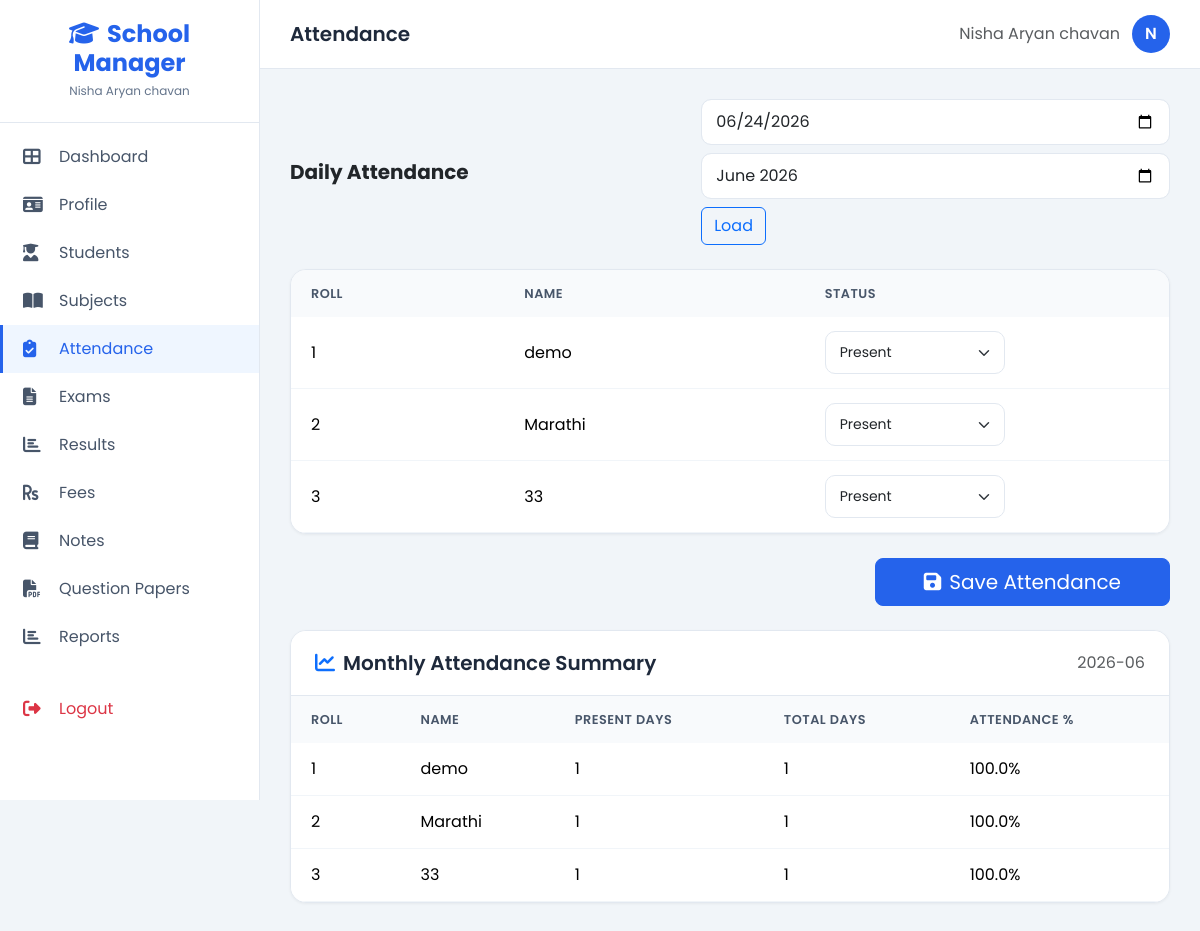
The app's page /attendance (signed in) with its own data.
### tables this page shows
CREATE TABLE students (
            id INTEGER PRIMARY KEY AUTOINCREMENT,
            teacher_id INTEGER NOT NULL,
            roll_no INTEGER NOT NULL,
            name TEXT NOT NULL,
            created_at TIMESTAMP DEFAULT CURRENT_TIMESTAMP, father_name TEXT, mother_name TEXT, phone TEXT,
            FOREIGN KEY (teacher_id) REFERENCES teachers(id)
        );

### routes/main.py (the view, shortened to what this page needs)
@main_bp.route('/attendance', methods=['GET', 'POST'])
@login_required(role='teacher')
def attendance():
    teacher_id = session['user_id']
    conn = get_db()
    cursor = conn.cursor()
    selected_date = request.args.get('date', date.today().isoformat())
    selected_month = request.args.get('month', selected_date[:7])
    cursor.execute("SELECT * FROM students WHERE teacher_id = ? ORDER BY roll_no", (teacher_id,))
    students_list = cursor.fetchall()
    cursor.execute(
        '''
        SELECT student_id, status
        FROM attendance
        WHERE teacher_id = ? AND date = ?
        ''',
        (teacher_id, selected_date),
    )
    attendance_records = {row['student_id']: row['status'] for row in cursor.fetchall()}
    cursor.execute(
        '''
        SELECT
            s.id,
            s.roll_no,
            s.name,
            COUNT(a.id) AS total_days,
            COALESCE(SUM(CASE WHEN a.status = 'present' THEN 1 ELSE 0 END), 0) AS present_days
        FROM students s
        LEFT JOIN attendance a
            ON a.student_id = s.id
            AND a.teacher_id = s.teacher_id
            AND strftime('%Y-%m', a.date) = ?
        WHERE s.teacher_id = ?
        GROUP BY s.id
        ORDER BY s.roll_no
        ''',
        (selected_month, teacher_id),
    )
    monthly_summary = []
    for row in cursor.fetchall():
        total_days = row['total_days']
        present_days = row['present_days']
        monthly_summary.append(
            {
                **dict(row),
                'attendance_pct': round((present_days / total_days) * 100, 2) if total_days else 0,
            }
        )
    conn.close()
    return render_template(
        'teacher/attendance.html',
        students=students_list,
        attendance=attendance_records,
        today=selected_date,
        selected_month=selected_month,
        monthly_summary=monthly_summary,
    )

### models/database.py (called while the page is built)
def get_db():
    os.makedirs(os.path.dirname(DB_PATH), exist_ok=True)
    conn = sqlite3.connect(DB_PATH)
    conn.row_factory = sqlite3.Row
    conn.execute("PRAGMA foreign_keys = ON")
    return conn

### utils/auth.py (called while the page is built, shortened)
def login_required(role=None):
    def decorator(f):
        @wraps(f)
        def decorated_function(*args, **kwargs):
            if 'user_id' not in session:
                flash('Please login first', 'warning')
                return redirect(url_for('auth.login'))
            return f(*args, **kwargs)
        return decorated_function
    return decorator

### templates/teacher/attendance.html (shortened to what this page needs)
{% extends "base.html" %}
{% block page_title %}Attendance{% endblock %}
{% block content %}
<div class="d-flex flex-wrap justify-content-between align-items-center mb-4 gap-3">
    <h5 class="fw-bold m-0">Daily Attendance</h5>
    <form method="GET" class="d-flex flex-wrap gap-2">
        <input type="date" name="date" class="form-control" value="{{ today }}">
        <input type="month" name="month" class="form-control" value="{{ selected_month }}">
        <button type="submit" class="btn btn-outline-primary">Load</button>
    </form>
</div>
<form method="POST">
    <div class="table-card">
        <div class="table-responsive">
            <table class="table">
                <thead>
                    <tr>
                        <th>Roll</th>
                        <th>Name</th>
                        <th>Status</th>
                    </tr>
                </thead>
                <tbody>
                    {% for student in students %}
                    {% set status = attendance.get(student.id, 'present') %}
                    <tr>
                        <td>{{ student.roll_no }}</td>
                        <td>{{ student.name }}</td>
                        <td>
                            <select name="status_{{ student.id }}" class="form-select form-select-sm" style="max-width: 180px;">
                                <option value="present" {% if status == 'present' %}selected{% endif %}>Present</option>
                            </select>
                        </td>
                    </tr>
                    {% else %}
                    <tr>
                        <td colspan="3" class="text-center text-muted py-5">No students found. Add students first.</td>
                    </tr>
                    {% endfor %}
                </tbody>
            </table>
        </div>
    </div>
    {% if students %}
    <div class="text-end mt-4">
        <button type="submit" class="btn btn-primary btn-lg px-5">
            <i class="fas fa-save me-2"></i>Save Attendance
        </button>
    </div>
    {% endif %}
</form>
<div class="table-card mt-4">
    <div class="card-header d-flex justify-content-between align-items-center">
        <h5><i class="fas fa-chart-line me-2 text-primary"></i>Monthly Attendance Summary</h5>
        <span class="text-muted">{{ selected_month }}</span>
    </div>
    <div class="table-responsive">
        <table class="table">
            <thead>
                <tr>
                    <th>Roll</th>
                    <th>Name</th>
                    <th>Present Days</th>
                    <th>Total Days</th>
                    <th>Attendance %</th>
                </tr>
            </thead>
            <tbody>
                {% for row in monthly_summary %}
                <tr>
                    <td>{{ row.roll_no }}</td>
                    <td>{{ row.name }}</td>
                    <td>{{ row.present_days }}</td>
                    <td>{{ row.total_days }}</td>
                    <td>{{ row.attendance_pct }}%</td>
                </tr>
                {% else %}
                <tr>
                    <td colspan="5" class="text-center text-muted py-4">No attendance data available for this month.</td>
                </tr>
                {% endfor %}
            </tbody>
        </table>
    </div>
</div>
{% endblock %}

### templates/base.html (style rules this page uses)
:root { --primary: #2563eb; --primary-dark: #1d4ed8; --secondary: #64748b; --accent: #22c55e; --bg-light: #f1f5f9; --sidebar-width: 260px; --sidebar-collapsed: 70px; }
* { margin: 0; padding: 0; box-sizing: border-box; }
body { font-family: 'Poppins', sans-serif; background: var(--bg-light); min-height: 100vh; }
.btn-primary { background: var(--primary); border-color: var(--primary); }
.table-card { background: #fff; border-radius: 16px; box-shadow: 0 1px 3px rgba(0,0,0,0.05); border: 1px solid #e2e8f0; overflow: hidden; }
.table-card .card-header { background: #fff; border-bottom: 1px solid #e2e8f0; padding: 20px 24px; }
.table-card .card-header h5 { margin: 0; font-weight: 600; color: #1e293b; }
.table-card .table { margin: 0; }
.table-card .table th { background: #f8fafc; color: #475569; font-weight: 600; font-size: 0.8rem; text-transform: uppercase; letter-spacing: 0.5px; border: none; padding: 14px 20px; }
.table-card .table td { padding: 14px 20px; border-color: #f1f5f9; vertical-align: middle; }
.form-control, .form-select { border-radius: 10px; border: 1px solid #e2e8f0; padding: 10px 14px; }

### records on screen
students: roll_no "1", name "demo", id "Present", present_days "1", total_days "1", attendance_pct "100.0"
students: roll_no "2", name "Marathi", id "Present", present_days "1", total_days "1", attendance_pct "100.0"
students: roll_no "3", name "33", id "Present", present_days "1", total_days "1", attendance_pct "100.0"

### other values on screen
{{ session.teacher_name or session.username }} "Nisha Aryan chavan"
{{ (session.teacher_name or session.username)[0].upper() }} "N"
{{ selected_month }} "2026-06"
